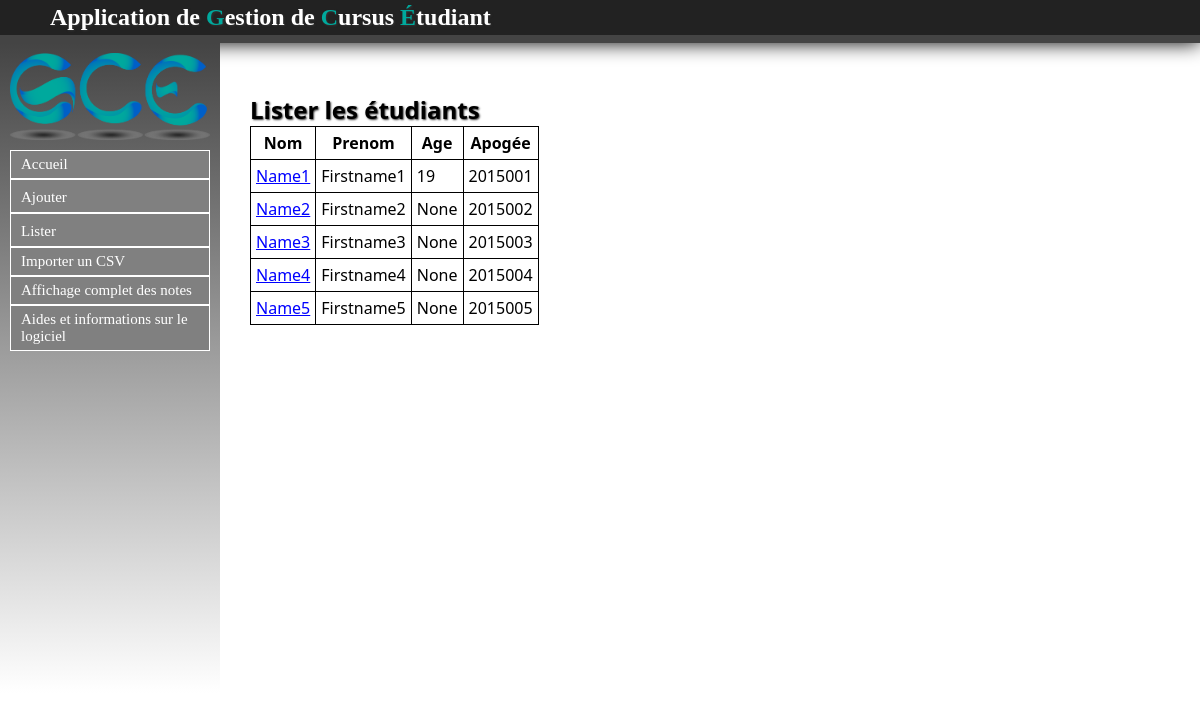
Before: /Etudiant/listeretus with the older database file.
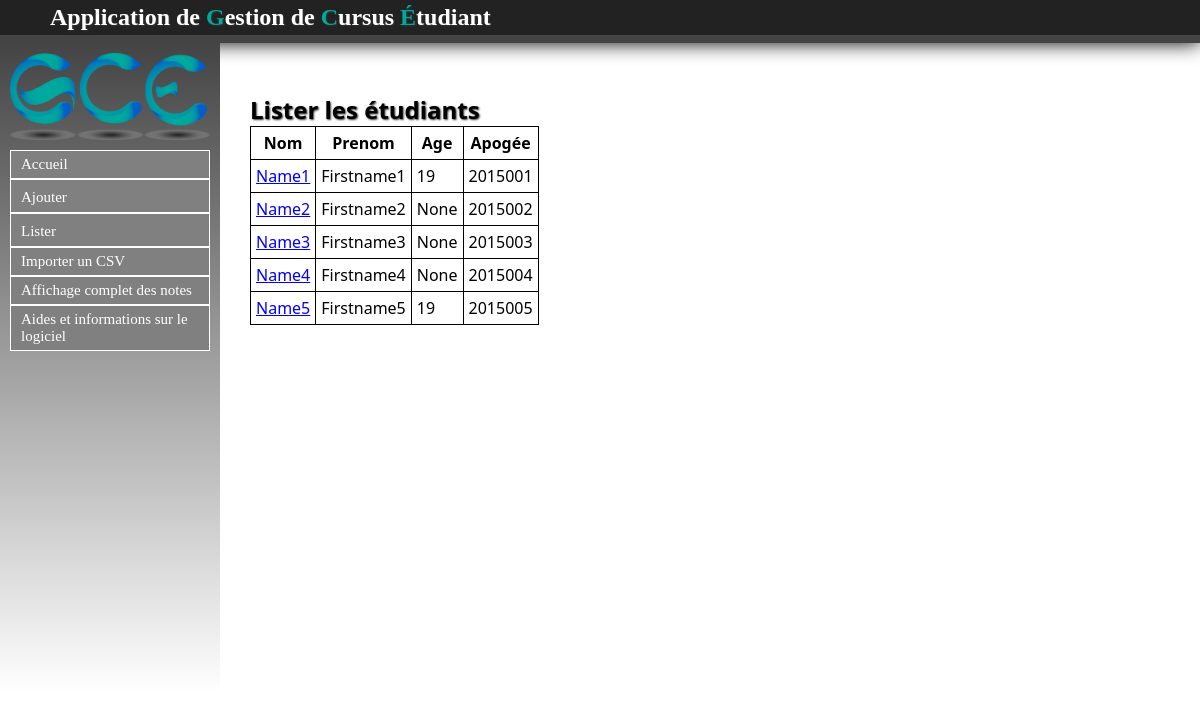
After: the same page with the newer database file.
### Etudiant/models.py (models this page shows, shortened)
class Etu(models.Model):
	nom = models.CharField(max_length=30, null=False)
	prenom = models.CharField(max_length=30, null=False)
	age = models.IntegerField(null=True)
	apogee = models.IntegerField(null=True)
	date_naissance = models.DateField(null=True)
	sexe = models.CharField(max_length=1, null=True)
	adresse = models.CharField(max_length=100, null=True)
	ine = models.CharField(max_length=100, null=True)
	adresse_parents = models.CharField(max_length=100, null=True)
	tel = models.IntegerField(null=True)
	tel_par = models.IntegerField(null=True)
	lieu_naissance = models.CharField(max_length=100, null=True)
	nationalite = models.CharField(max_length=100, null=True)
	situation_familiale = models.CharField(max_length=100, null=True)
	situation_militaire = models.CharField(max_length=100, null=True)
	cate_socio_pro_chef_famille = models.CharField(max_length=100, null=True)
	cate_socio_pro_autre_parent = models.CharField(max_length=100, null=True)
	aide_financiere = models.CharField(max_length=100, null=True)
	bourse = models.CharField(max_length=100, null=True)
	groupe = models.ForeignKey(Groupe, null=True)
	semestre = models.ForeignKey(Semestre, null=True)

### Etudiant/views.py (the view)
def listeretus(request):
	etus = Etu.objects.all()
	return render(request, 'contenu_html/listeretus.html',{'etus': etus})

### Etudiant/templates/contenu_html/listeretus.html (shortened to what this page needs)
{% extends "templates/base.html" %}
{% block content %}
<h1>Lister les étudiants</h1>
{% if not etus %}
	<p>Pas d'étudiants dans la base</p>
{% else %}
	<table>
	<tr>
		<th>Nom</th>
		<th>Prenom</th>
		<th>Age</th>
		<th>Apogée</th>
	</tr>
{% endif %}
{% for etu in etus %}
	<tr>
		<td><a href="listeretu/{{ etu.id }}">{{ etu.nom }}</a></td>
		<td>{{ etu.prenom }}</td>
		<td>{{ etu.age }}</td>
		<td>{{ etu.apogee }}</td>
	</tr>
{% endfor %}
</table>
{% endblock %}

Changed rows visible on the page:
changed Etu "Name5": age "None" → "19"
